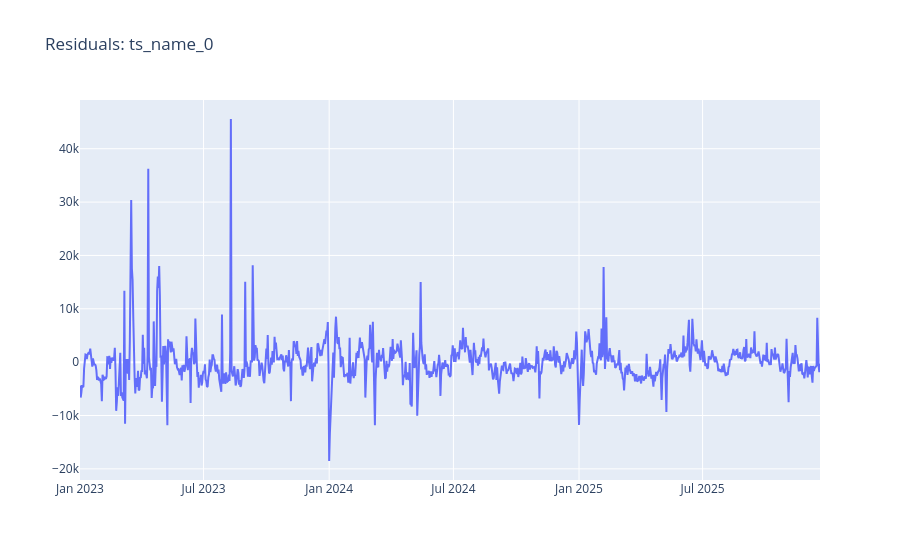
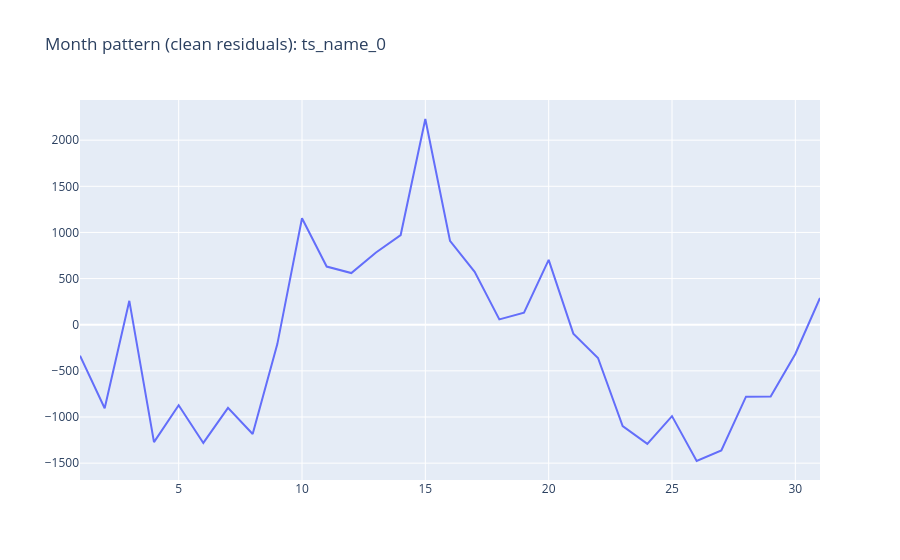
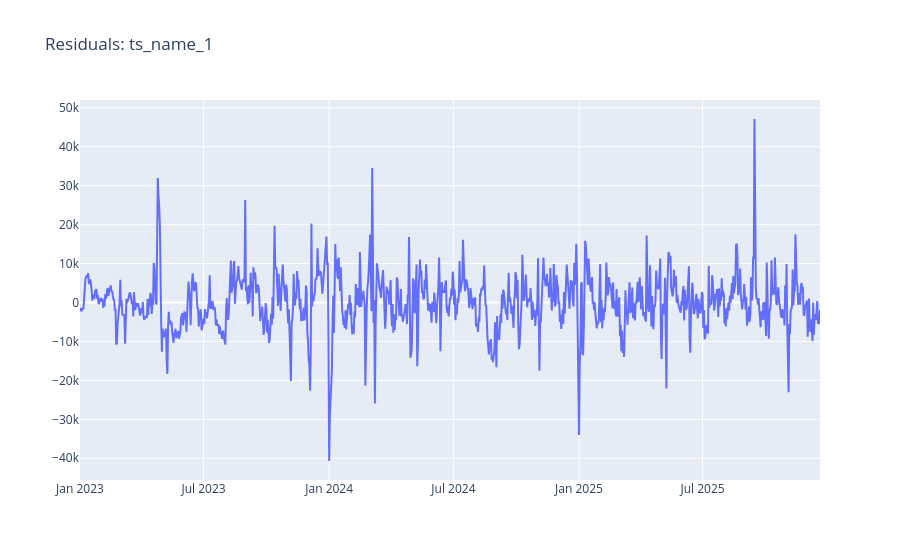
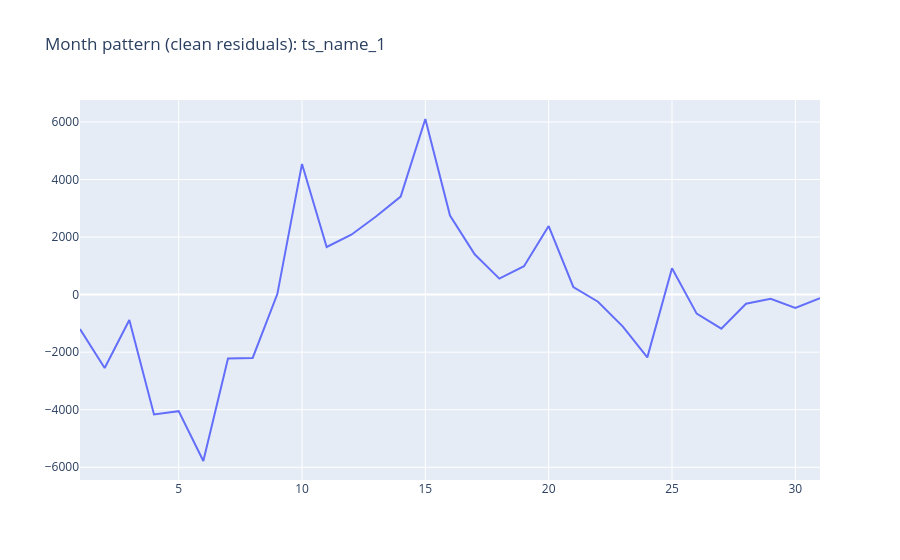

Here is the notebook cell these charts were saved with, in order:
### Code cell
results = []
all_month_patterns = []

for ts in data['ts_name'].unique():
    res = analyze_series(data, ts, visualize=True)
    results.append(res)
    mp = res['month_pattern'].copy()
    mp['ts_name'] = ts
    all_month_patterns.append(mp)

summary_table = pd.DataFrame(results)


for col in ['daily_seasonality', 'weekly_seasonality',
            'monthly_seasonality', 'yearly_seasonality']:
    summary_table[col] = summary_table[col].map({1: 'есть', 0: 'нет'})

summary_table

### Figure 1 — Plotly figure (JSON) as saved in the notebook; plotly's stock layout.template omitted (floating-point values rounded to 4 significant figures; data arrays with more than 128 entries replaced by an {"elided": "..."} marker saying what was removed)
{"data": [{"mode": "lines", "name": "residuals", "type": "scatter", "x": {"elided": "1085 str values"}, "y": {"elided": "1085 float values"}}], "layout": {"title": {"text": "Residuals: ts_name_0"}}}

### Figure 2 — Plotly figure (JSON) as saved in the notebook; plotly's stock layout.template omitted (floating-point values rounded to 4 significant figures)
{"data": [{"mode": "lines", "name": "mean residual", "type": "scatter", "x": [1, 2, 3, 4, 5, 6, 7, 8, 9, 10, 11, 12, 13, 14, 15, 16, 17, 18, 19, 20, 21, 22, 23, 24, 25, 26, 27, 28, 29, 30, 31], "y": [-335.0, -904.6, 259.3, -1272.0, -872.0, -1281.0, -901.0, -1183.0, -209.7, 1155.0, 630.7, 559.9, 782.8, 972.0, 2229.0, 909.4, 573.6, 57.49, 131.4, 702.9, -96.46, -360.6, -1099.0, -1292.0, -990.3, -1477.0, -1362.0, -779.2, -778.4, -316.8, 290.1]}], "layout": {"title": {"text": "Month pattern (clean residuals): ts_name_0"}}}

### Figure 3 — Plotly figure (JSON) as saved in the notebook; plotly's stock layout.template omitted (floating-point values rounded to 4 significant figures; data arrays with more than 128 entries replaced by an {"elided": "..."} marker saying what was removed)
{"data": [{"mode": "lines", "name": "residuals", "type": "scatter", "x": {"elided": "1085 str values"}, "y": {"elided": "1085 float values"}}], "layout": {"title": {"text": "Residuals: ts_name_1"}}}

### Figure 4 — Plotly figure (JSON) as saved in the notebook; plotly's stock layout.template omitted (floating-point values rounded to 4 significant figures)
{"data": [{"mode": "lines", "name": "mean residual", "type": "scatter", "x": [1, 2, 3, 4, 5, 6, 7, 8, 9, 10, 11, 12, 13, 14, 15, 16, 17, 18, 19, 20, 21, 22, 23, 24, 25, 26, 27, 28, 29, 30, 31], "y": [-1198.0, -2551.0, -883.5, -4162.0, -4051.0, -5782.0, -2220.0, -2200.0, 18.1, 4542.0, 1655.0, 2082.0, 2712.0, 3406.0, 6103.0, 2746.0, 1402.0, 556.5, 987.6, 2382.0, 264.8, -247.0, -1102.0, -2181.0, 914.3, -660.3, -1184.0, -318.0, -148.5, -464.6, -121.8]}], "layout": {"title": {"text": "Month pattern (clean residuals): ts_name_1"}}}
